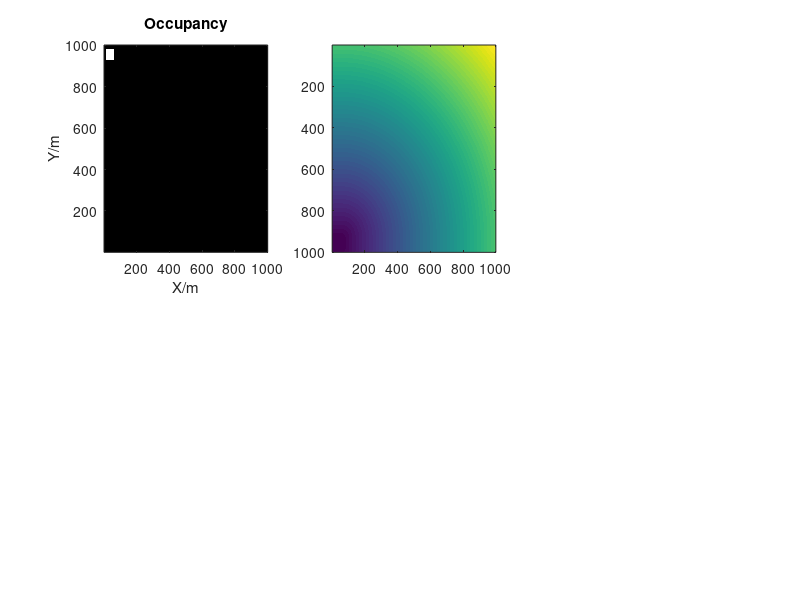

Write MATLAB code to recreate this figure. (Note: this script raises an error after producing the figure.)
close all
clear all
clc
format compact

% Nice colormaps: hsv, winter, bone, parula

env_size = 1000;
block_size = env_size/20;
x_start = 2;
y_start = env_size-block_size;
vx = 10;
vy= -20;


fh = figure(1);
set(gcf, 'Position',  [1350, 600, 1200, 700])

%% Trajectory
traj_mat = zeros(env_size,env_size);
for i = 1:env_size
    traj_mat(i,i) = i+500;
end

traj_inds = traj_mat > 0;

% Show the sdf of the trajectory with a dotted line 

% subplot(1,3,1);
% [traj_D,traj_idx] = bwdist(traj_mat);
% h = imagesc(traj_mat);
% colormap(gca, gray(2000));
% xlabel('X/m');
% ylabel('Y/m');
% set(gca, 'YDir','normal')



%% Loop through timesteps
for i = 1:env_size
% for i = 1:3
%     tic
    % Propogate the moving object    
    test_mat = zeros(env_size,env_size);
	dummy_mat = test_mat;
    
    x = x_start + i * vx;
    y = y_start + i * vy;
    
    if x<=env_size-block_size && y <=env_size-block_size && x>=1 && y >=1
        for j=0:block_size
            for k=0:block_size
                dummy_mat(y+j,x+k) = 1;
            end
        end
    else
        break
    end
    figure(1);

    subplot(2,3,1);
    h = imagesc(dummy_mat);
    colormap(gca, gray(2));
    title('Occupancy');
    xlabel('X/m');
    ylabel('Y/m');
    set(gca, 'YDir','normal')

    % Get SDF of the object 
%     figure(1);
    [D,idx] = bwdist(dummy_mat);
    subplot(2,3,2);
    h = imagesc(D);
    colormap(gca, parula(1000));
    title('SDF');
    xlabel('X/m');
    ylabel('Y/m');
    colorbar;

    set(gca, 'YDir','normal')

    if i>1
        % Get the change in SDF from last
%         figure(1);
        D_change = D - last_D;
        subplot(2,3,3);
        inds_ignore = D_change>0.99*min(min(D_change));

        h = imagesc(D_change);
        colormap(gca, parula(5));
        colorbar;
        title('SDF rate of change');
        xlabel('X/m');
        ylabel('Y/m');
        set(gca, 'YDir','normal')

%         Calculate the time for coillision for each voxel
%         figure(2);
        subplot(2,3,5);
%         set(gcf, 'Position',  [1550, 200, 500, 500])
        
        time_to_collision = -D./D_change;
        time_to_collision(time_to_collision<0)=1000;
        
        full_time_to_collision = time_to_collision;
        time_to_collision(inds_ignore)=1000;

        h = imagesc(time_to_collision);
        colormap(gca, parula(10));
        colorbar;
        title('Time to collision');
        xlabel('X/m');
        ylabel('Y/m');
        set(gca, 'YDir','normal')

    end
    
    last_D = D;
%     toc 
    %0.2s per time step with figures on
    %0.013s per time step without figures on
    pause(0.01)
end

% Extract collision time for each support state
traj_collision_mat = zeros(env_size,env_size);
traj_collision_mat(traj_inds) = full_time_to_collision(traj_inds);
% 
% figure(3);
% set(gcf, 'Position',  [1950, 200, 500, 500])
% h = imagesc(traj_collision_mat);
% colormap(gca, flipud(bone(1000)));
% title('Time to collision');
% xlabel('X/m');
% ylabel('Y/m');
% set(gca, 'YDir','normal')

